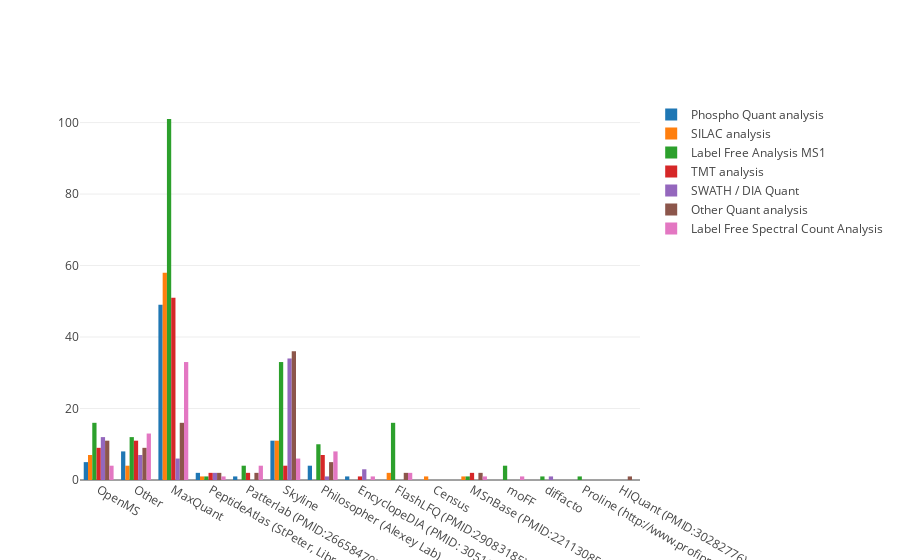

The cell this chart's notebook holds for it:
### Markdown cell above
## Which of these software do you use for your Quant Analysis

These plots will show the usage of Quantification software.

### Code cell
question = "Which of these software do you use for your Quant Analysis"
data = get_multioption_bar_data(data_df, question)
layout = go.Layout(barmode='group')
fig = go.Figure(data=data, layout=layout)
iplot(fig, filename='grouped-bar')

### Figure 1 — Plotly figure (JSON) as saved in the notebook; plotly's stock layout.template omitted (floating-point values rounded to 4 significant figures)
{"data": [{"name": "Phospho Quant analysis", "type": "bar", "uid": "ed32e217-d99a-4e00-8a98-815a052224fd", "x": ["OpenMS", "Other", "MaxQuant", "PeptideAtlas (StPeter, Libra, XPress)", "Patterlab (PMID:26658470)", "Skyline", "Philosopher (Alexey Lab)", "EncyclopeDIA (PMID: 30510204)"], "y": [5, 8, 49, 2, 1, 11, 4, 1]}, {"name": "SILAC analysis", "type": "bar", "uid": "e3aabb2d-e81a-4896-b4ff-34d9850f11ca", "x": ["FlashLFQ (PMID:29083185)", "Census", "Other", "PeptideAtlas (StPeter, Libra, XPress)", "MaxQuant", "OpenMS", "Skyline", "MSnBase (PMID:22113085)"], "y": [2, 1, 4, 1, 58, 7, 11, 1]}, {"name": "Label Free Analysis MS1", "type": "bar", "uid": "ac82103e-28a3-4029-a841-06b108933bce", "x": ["Other", "MaxQuant", "Patterlab (PMID:26658470)", "Skyline", "Philosopher (Alexey Lab)", "moFF", "OpenMS", "FlashLFQ (PMID:29083185)", "PeptideAtlas (StPeter, Libra, XPress)", "MSnBase (PMID:22113085)", "diffacto", "Proline (http://www.profiproteomics.fr)"], "y": [12, 101, 4, 33, 10, 4, 16, 16, 1, 1, 1, 1]}, {"name": "TMT analysis", "type": "bar", "uid": "7e545ad4-13c0-4ae7-b578-ebc997ad53a4", "x": ["OpenMS", "Other", "MaxQuant", "PeptideAtlas (StPeter, Libra, XPress)", "Patterlab (PMID:26658470)", "Skyline", "Philosopher (Alexey Lab)", "MSnBase (PMID:22113085)", "EncyclopeDIA (PMID: 30510204)"], "y": [9, 11, 51, 2, 2, 4, 7, 2, 1]}, {"name": "SWATH / DIA Quant", "type": "bar", "uid": "23e09a57-d89c-495f-81c7-45de1907e4ea", "x": ["OpenMS", "Other", "PeptideAtlas (StPeter, Libra, XPress)", "MaxQuant", "Skyline", "diffacto", "EncyclopeDIA (PMID: 30510204)", "Philosopher (Alexey Lab)"], "y": [12, 7, 2, 6, 34, 1, 3, 1]}, {"name": "Other Quant analysis", "type": "bar", "uid": "e0d99c36-67b4-4e5d-a91b-1474b4f9b8af", "x": ["PeptideAtlas (StPeter, Libra, XPress)", "OpenMS", "Other", "HIQuant (PMID:30282776)", "MaxQuant", "MSnBase (PMID:22113085)", "Skyline", "Philosopher (Alexey Lab)", "FlashLFQ (PMID:29083185)", "Patterlab (PMID:26658470)"], "y": [2, 11, 9, 1, 16, 2, 36, 5, 2, 2]}, {"name": "Label Free Spectral Count Analysis", "type": "bar", "uid": "8ae31830-722e-4b16-8a95-45bb546d4adb", "x": ["Other", "MaxQuant", "OpenMS", "Skyline", "Philosopher (Alexey Lab)", "moFF", "Patterlab (PMID:26658470)", "FlashLFQ (PMID:29083185)", "PeptideAtlas (StPeter, Libra, XPress)", "MSnBase (PMID:22113085)", "EncyclopeDIA (PMID: 30510204)"], "y": [13, 33, 4, 6, 8, 1, 4, 2, 1, 1, 1]}], "layout": {"barmode": "group"}}
